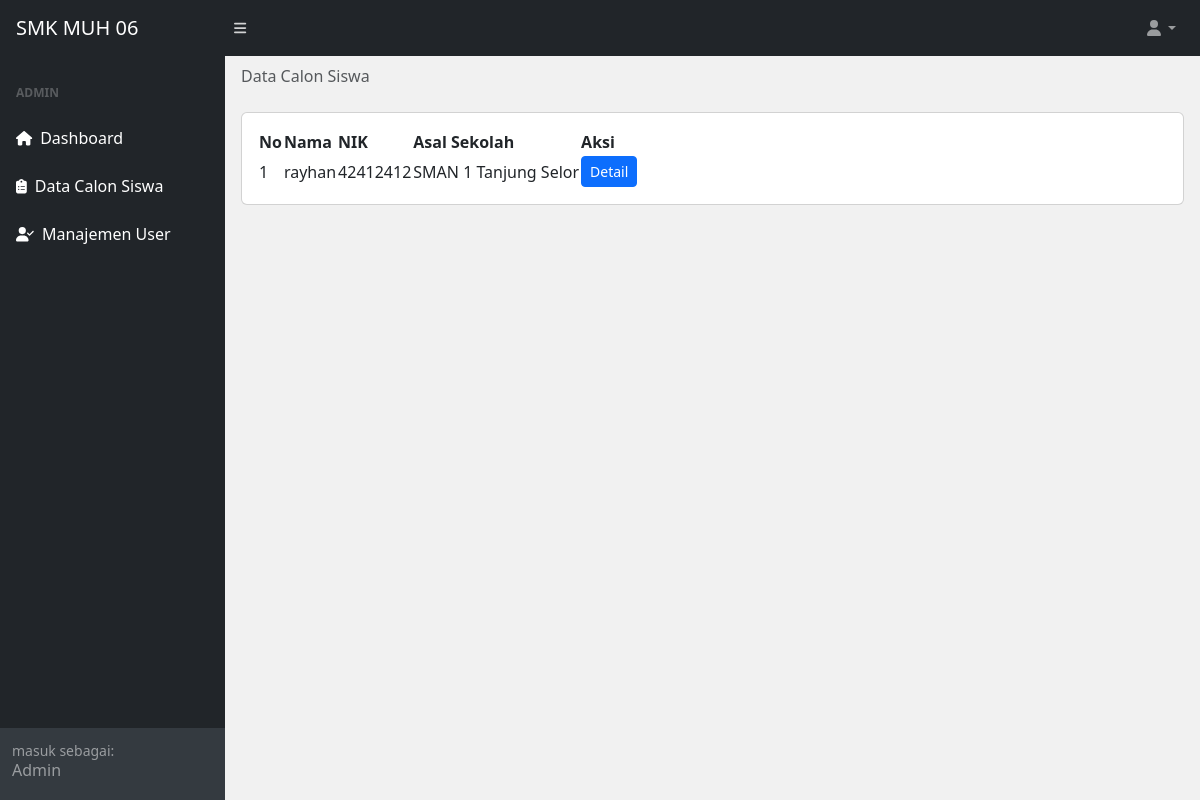
/admin/data-calon-siswa.php (signed in), run on an earlier commit of the app's database.
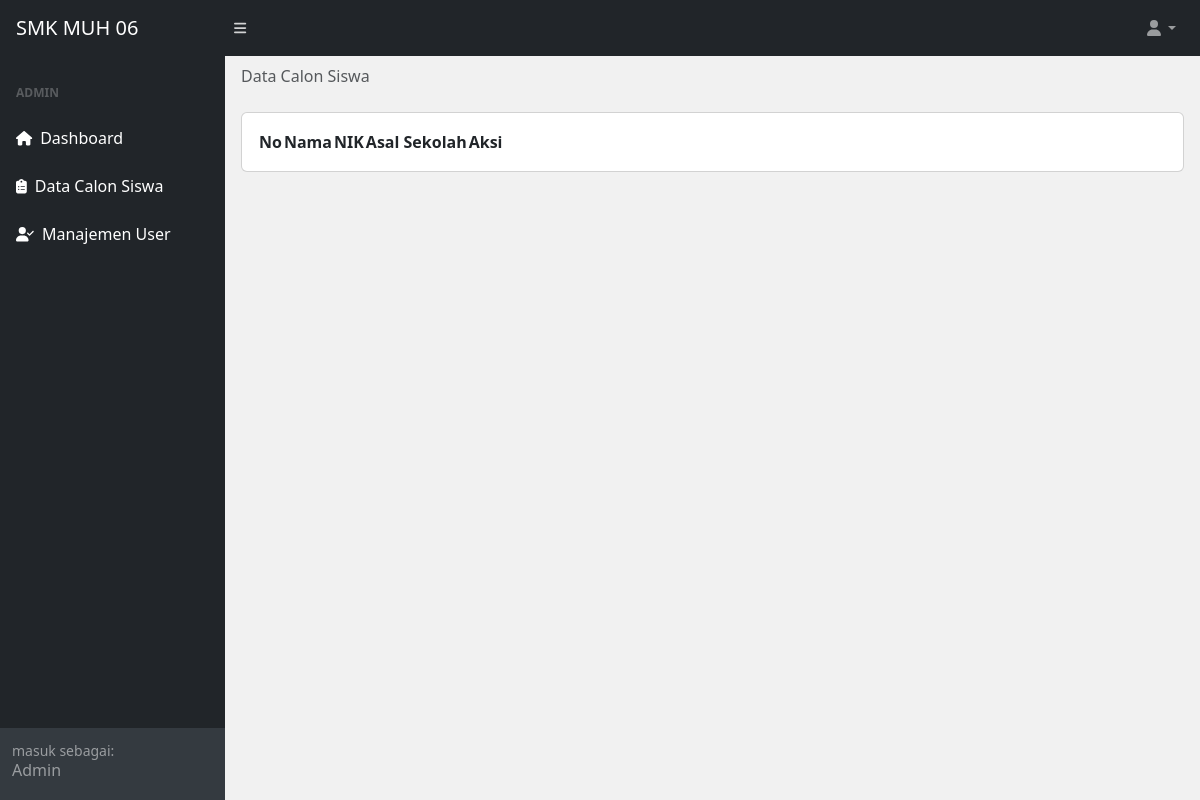
And on a later commit of the database.
### tables this page shows
CREATE TABLE `calon_siswa` (
  `id_calon_siswa` int(11) NOT NULL,
  `id_user_calon_siswa` int(11) NOT NULL,
  `nama` varchar(111) NOT NULL,
  `jenis_kelamin` varchar(55) NOT NULL,
  `tempat_lahir` varchar(55) NOT NULL,
  `tanggal_lahir` varchar(55) NOT NULL,
  `agama` varchar(55) NOT NULL,
  `alamat_sekarang` varchar(111) NOT NULL,
  `no_telepon` varchar(25) NOT NULL,
  `nik` int(25) NOT NULL,
  `kk` int(25) NOT NULL,
  `sekolah_asal` varchar(111) NOT NULL,
  `alamat_sekolah` varchar(111) NOT NULL,
  `skhun` int(11) NOT NULL,
  `jurusan` varchar(55) NOT NULL,
  `nama_ayah` varchar(111) NOT NULL,
  `nama_ibu` varchar(111) NOT NULL,
  `pekerjaan_ayah` varchar(111) NOT NULL,
  `pekerjaan_ibu` varchar(111) NOT NULL,
  `keadaan_ayah` varchar(25) NOT NULL,
  `keadaan_ibu` varchar(25) NOT NULL,
  `alamat_orangtua` varchar(111) NOT NULL,
  `no_telpon_orangtua` varchar(111) NOT NULL
);

### admin/data-calon-siswa.php (the view, shortened to what this page needs)
<?php
include("../database/db.php");
?>
<!DOCTYPE html>
<html lang="en">
<head>
  <?php include('./include/meta.php') ?>
</head>
<body class="sb-nav-fixed">
  <?php include('./include/nav.php') ?>
  <div id="layoutSidenav">
    <?php include('./include/sidenav.php') ?>
    <div id="layoutSidenav_content">
      <main>
        <div class="container-fluid px-3">
          <ol class="breadcrumb mb-4 mt-2">
            <li class="breadcrumb-item active">Data Calon Siswa</li>
          </ol>
          <div class="card">
            <div class="card-body">
              <table id="datatablesSimple">
                <thead>
                  <tr style="font-size: 16px;">
                    <th>No</th>
                    <th>Nama</th>
                    <th>NIK</th>
                    <th>Asal Sekolah</th>
                    <th>Aksi</th>
                  </tr>
                </thead>
                <tbody>
                  <?php
                  $no = 1;
                  $get_paket = mysqli_query($conn, "SELECT * FROM calon_siswa");
                  while ($p = mysqli_fetch_array($get_paket)) {
                  ?>
                    <tr style="font-size: 16px;" id="klik-tabel">
                      <td><?php echo $no++; ?></td>
                      <td><?php echo $p['nama']; ?></td>
                      <td><?php echo $p['nik']; ?></td>
                      <td><?php echo $p['sekolah_asal']; ?></td>
                      <td>
                        <a class="btn btn-sm btn-primary" href="detail-siswa.php?id_calon_siswa=<?php echo $p['id_calon_siswa'] ?>">Detail</a>
                      </td>
                    </tr>
                  <?php } ?>
                </tbody>
              </table>
            </div>
          </div>
      </main>
    </div>
  </div>
</body>
</html>

What changed in the data, as far as the page shows it:
removed calon_siswa: nama "rayhan", nik "42412412", sekolah_asal "SMAN 1 Tanjung Selor"
